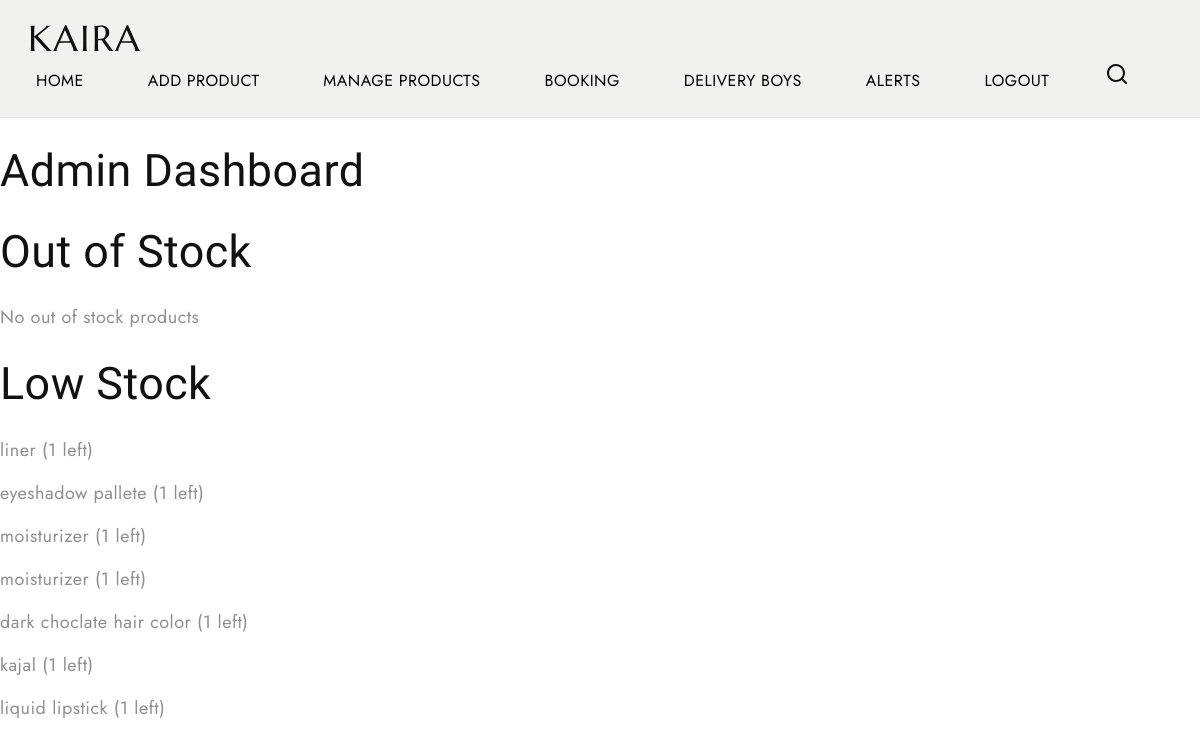
/adminhome/ (signed in), run on the app's committed database.
### sampleapp/models.py (models this page shows, shortened)
class product(models.Model):
    product_name = models.CharField(max_length=100)
    product_price = models.IntegerField()
    product_quantity = models.IntegerField()
    image = models.ImageField()
    category = models.ForeignKey(Category, on_delete=models.CASCADE)
    sub_category = models.ForeignKey(SubCategory, on_delete=models.CASCADE, null=True, blank=True)
    sub_sub_category = models.ForeignKey(Subsubcategory, on_delete=models.CASCADE, null=True, blank=True)
    hair_type = models.CharField(max_length=50, blank=True, null=True)
    hair_color = models.CharField(max_length=50, blank=True, null=True)
    description = models.CharField(max_length=200, blank=True, null=True)

### sampleapp/views.py (the view)
# urls.py: path('adminhome/', views.adminhome),
def adminhome(request):
    categories = Category.objects.all()
    sub_categories = SubCategory.objects.all()
    subsubcategories = Subsubcategory.objects.all()
    admin = request.session.get('admin')
    if not admin:
        return redirect('login')
    out_stock_products = product.objects.filter(product_quantity=0)
    low_stock_products = product.objects.filter(
        product_quantity__lte=5,
        product_quantity__gt=0
    )
    return render(request, 'adminhome.html', {
        'categories': categories,
        'sub_categories': sub_categories,
        'subsubcategories': subsubcategories,
        'out_stock_products': out_stock_products,
        'low_stock_products': low_stock_products,
    })

### templates/adminhome.html (shortened to what this page needs)
<!DOCTYPE html>
<html lang="en">
{% load static %}
<head>
  <link href="https://cdn.jsdelivr.net/npm/bootstrap@5.3.0-alpha3/dist/css/bootstrap.min.css" rel="stylesheet"
>
  <link rel="stylesheet" type="text/css" href="{% static 'css/vendor.css' %}">
  <link rel="stylesheet" href="https://cdn.jsdelivr.net/npm/swiper@9/swiper-bundle.min.css" />
  <link rel="stylesheet" type="text/css" href="{% static 'style.css' %}">
</head>
<body class="homepage">
  <nav class="navbar navbar-expand-lg bg-light text-uppercase fs-6 p-3 border-bottom align-items-center">
    <div class="container-fluid">
      <div class="row justify-content-between align-items-center w-100">
        <div class="col-auto">
          <a class="navbar-brand text-white" href="index.html">
          </a>
        </div>
        <div class="col-auto">
          <div class="offcanvas offcanvas-end" tabindex="-1" id="offcanvasNavbar"
            aria-labelledby="offcanvasNavbarLabel">
            <div class="offcanvas-body">
              <ul class="navbar-nav justify-content-end flex-grow-1 gap-1 gap-md-5 pe-3">
                <li class="nav-item">
                  <a class="nav-link active" href="../adminhome">Home</a>
                </li>
                <li class="nav-item">
                  <a class="nav-link active" href="Add_Product">Add Product</a>
                </li>
                <li class="nav-item">
                  <a class="nav-link active" href="Manage_Product">Manage Products</a>
                </li>
                <li class="nav-item">
                  <a class="nav-link active" href="booking">Booking</a>
                </li>
                <li class="nav-item">
                  <a class="nav-link active" href="delivery_views">Delivery Boys</a>
                </li>
                  <li class="nav-item">
                  <a class="nav-link active" href="alert">Alerts</a>
                </li>
                  <li class="nav-item">
                  <a class="nav-link active" href="logout">Logout</a>
                </li>
            <li class="search-box" class="mx-2">
              <a href="#search" class="search-button">
                <svg width="24" height="24" viewBox="0 0 24 24">
                  <use xlink:href="#search"></use>
                </svg>
              </a>
            </li>
          </ul>
        </div>
      </div>
    </div>
  </nav>
   <h3>Admin Dashboard</h3>
<h3>Out of Stock</h3>
{% for p in out_stock_products %}
    <p>{{ p.product_name }} (0 left)</p>
{% empty %}
    <p>No out of stock products</p>
{% endfor %}
<h3>Low Stock</h3>
{% for p in low_stock_products %}
    <p>{{ p.product_name }} ({{ p.product_quantity }} left)</p>
{% empty %}
    <p>No low stock products</p>
{% endfor %}
</body>
</html>

### static/style.css (style rules this page uses)
body { --heading-font: "Marcellus", Roboto, sans-serif; --heading-font-weight: 400; --heading-color: #111; --heading-line-height: 1.24; --swiper-theme-color: #8C907E; --bs-body-font-family: "Jost", Roboto, sans-serif; --bs-body-font-size: 18px; --bs-body-font-weight: 400; --bs-body-line-height: 1.5; --bs-body-color: #8f8f8f; --bs-body-color-rgb: 143, 143, 143; --bs-primary: #8C907E; --bs-secondary: #6c757d; --bs-black: #111; --bs-light: #F1F1F0; --bs-dark: #212529; --bs-gray: #9aa1a7; --bs-gray-dark: #51565b; --bs-primary-rgb: 140, 144, 126; --bs-secondary-rgb: 108, 117, 125; --bs-black-rgb: 17, 17, 17; --bs-light-rgb: 241, 241, 240; --bs-dark-rgb: 33, 37, 41; --bs-link-color: #111; --bs-link-color-rgb: 17, 17, 17; --bs-link-decoration: underline; --bs-link-hover-color: #111; --bs-link-hover-color-rgb: 17, 17, 17; }
body { letter-spacing: 0.03rem; }
h1, .h1, h2, .h2, h3, .h3, h4, .h4, h5, .h5, h6, .h6 { font-family: var(--heading-font); font-weight: var(--heading-font-weight); color: var(--heading-color); line-height: var(--heading-line-height); }
h1, h2, h3 { margin: 25px 0; }
h3, .h3 { font-size: 2.8rem; }
a { text-decoration: none; }
.container-fluid { max-width: 1800px; }
.text-white { --heading-color: var(--bs-light); --bs-breadcrumb-item-active-color: var(--bs-light); --bs-breadcrumb-divider-color: var(--bs-light); --bs-link-color-rgb: var(--bs-light-rgb); --bs-link-hover-color-rgb: var(--bs-light-rgb); }

### data on the page
product: product_name "liner", product_quantity "1"
product: product_name "eyeshadow pallete", product_quantity "1"
product: product_name "moisturizer", product_quantity "1"
product: product_name "moisturizer", product_quantity "1"
product: product_name "dark choclate hair color", product_quantity "1"
product: product_name "kajal", product_quantity "1"
product: product_name "liquid lipstick", product_quantity "1"
